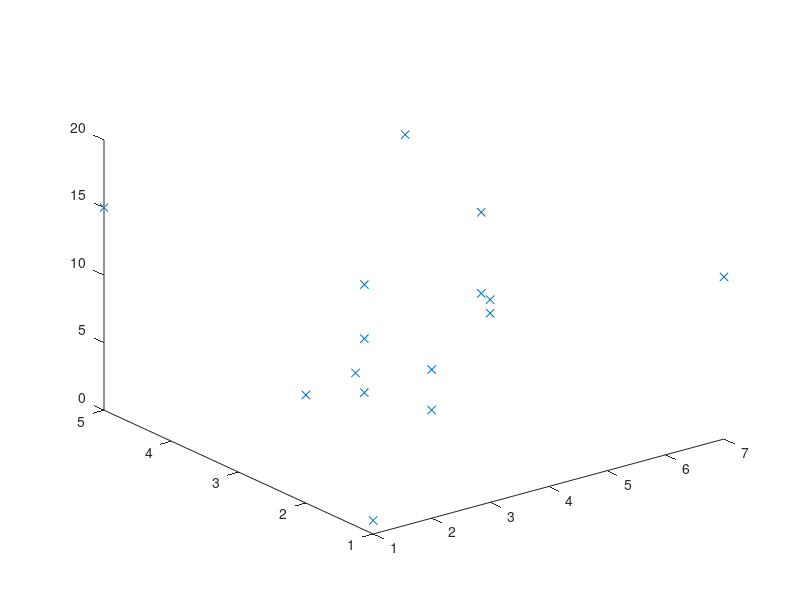
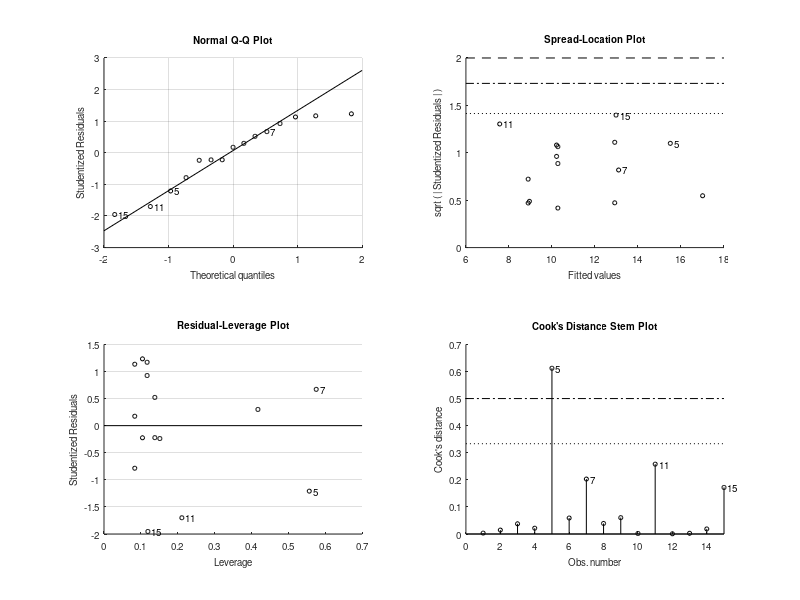
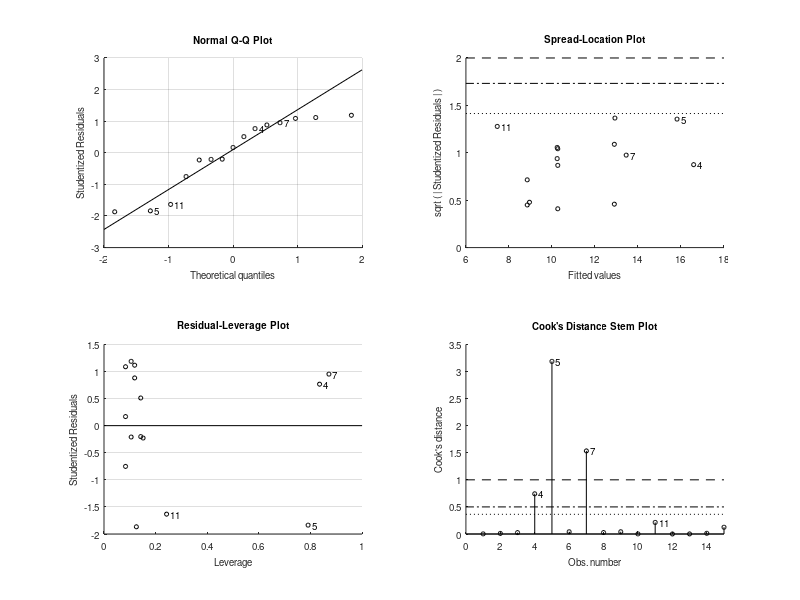

Reproduce these figures in MATLAB, in order.
clear all
clc

x=[1,2,3,5,7,4,1,2,3,4,1,2,2,2,3]';
y=[2,1,1,4,1,2,5,2,1,2,1,2,1,2,3]';
z=[8,11,14,18,12,18,15,15,15,12,1,11,8,7,5]';
plot3(x,y,z,'x')

LM1=fitlm([x,y],z,'linear')
LM2=fitlm([x,y],z,'interactions')
